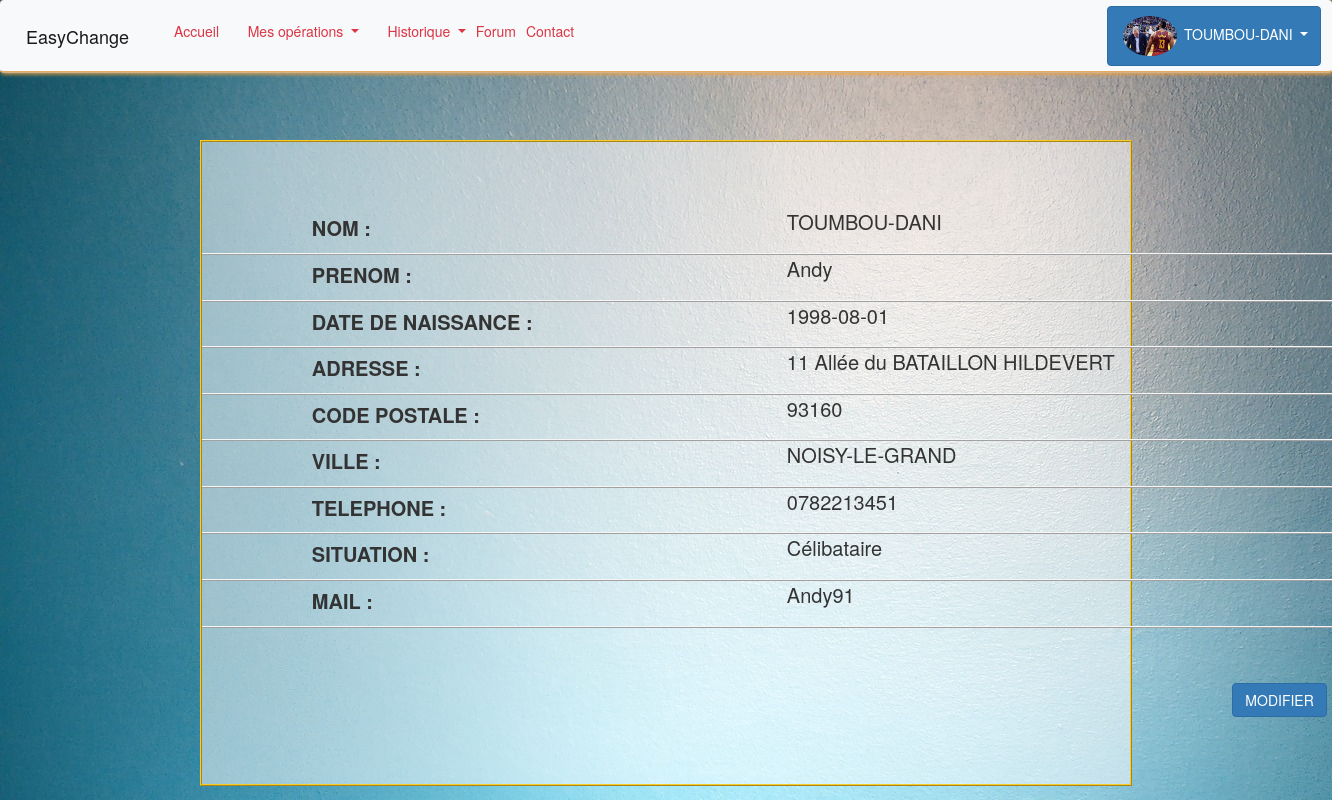
The app's page /pages/monCompte.php (signed in) with its own data.
### tables this page shows
CREATE TABLE IF NOT EXISTS `users` (
  `idUser` int(11) NOT NULL AUTO_INCREMENT,
  `nom` varchar(40) NOT NULL,
  `prenom` varchar(40) NOT NULL,
  `date_naissance` date NOT NULL,
  `tel` varchar(40) NOT NULL,
  `adresse` varchar(100) NOT NULL,
  `code_postale` varchar(40) NOT NULL,
  `ville` varchar(40) NOT NULL,
  `mail` varchar(40) NOT NULL,
  `password` varchar(255) NOT NULL,
  `justificatif_domicile` varchar(40) NOT NULL,
  `photo` varchar(40) NOT NULL,
  `id_situation` int(11) NOT NULL,
  PRIMARY KEY (`idUser`,`id_situation`),
  KEY `idUser` (`idUser`),
  KEY `fk_users_situation1_idx` (`id_situation`)
);

CREATE TABLE IF NOT EXISTS `situation` (
  `idSituation` int(11) NOT NULL AUTO_INCREMENT,
  `libelle` varchar(50) NOT NULL,
  PRIMARY KEY (`idSituation`)
);

### pages/monCompte.php (the view, shortened to what this page needs)
<!DOCTYPE>
<head>
    <link rel="stylesheet" href="https://stackpath.bootstrapcdn.com/bootstrap/4.3.1/css/bootstrap.min.css">
    <link rel="stylesheet" type="text/css" href="../style/monCompte.css">
</head>
<body>
<headr>
    <?php
        $repRacine = false;
        include("../include/nav.php");
    ?>
<div class="global-compte">
    <div class="container">
    <div class="row">
        <div class="col-lg-offset-1 col-lg-5">
            <p>NOM : </p>
        </div>
        <div class="col-lg-5">
                <?php
                    try
                    {
                        $connexion = new PDO('mysql:host=localhost; dbname=dbeasychange; charset=utf8', 'root', '');
                    }
                    catch(Exception $e)
                    {
                        die('Erreur : '. $e->getMessage());
                    }
                    $req = $connexion->prepare('SELECT * FROM users WHERE idUser = :id');
                    $req->execute(
                                    array('id' => $_SESSION['idUser'])
                                );
                   $result = $req->fetch();
                                echo $result['nom'];
                ?>
        </div>
    </div>
    <div class="row">
        <div class="col-lg-offset-1 col-lg-5">
            <p>PRENOM :</p>
        </div>
        <div class="col-lg-5">
            <?php
                    try
                    {
                        $connexion = new PDO('mysql:host=localhost; dbname=dbeasychange; charset=utf8', 'root', '');
                    }
                    catch(Exception $e)
                    {
                        die('Erreur : '. $e->getMessage());
                    }
                    $req = $connexion->prepare('SELECT * FROM users WHERE idUser = :id');
                    $req->execute(
                                    array('id' => $_SESSION['idUser'])
                                );
                   $result = $req->fetch();
                                echo $result['prenom'];
                ?>
        </div>
    </div>
    <div class="row">
        <div class="col-lg-offset-1 col-lg-5">
            <p>DATE DE NAISSANCE :</p>
        </div>
        <div class="col-lg-5">
            <?php
                    try
                    {
                        $connexion = new PDO('mysql:host=localhost; dbname=dbeasychange; charset=utf8', 'root', '');
                    }
                    catch(Exception $e)
                    {
                        die('Erreur : '. $e->getMessage());
                    }
                    $req = $connexion->prepare('SELECT * FROM users WHERE idUser = :id');
                    $req->execute(
                                    array('id' => $_SESSION['idUser'])
                                );
                   $result = $req->fetch();
                                echo $result['date_naissance'];
                ?>
        </div>
    </div>
    <div class="row">
        <div class="col-lg-offset-1 col-lg-5">
            <p>ADRESSE :</p>
        </div>
        <div class="col-lg-5">
            <?php
                    try
                    {
                        $connexion = new PDO('mysql:host=localhost; dbname=dbeasychange; charset=utf8', 'root', '');
                    }
                    catch(Exception $e)
                    {
                        die('Erreur : '. $e->getMessage());
                    }
                    $req = $connexion->prepare('SELECT * FROM users WHERE idUser = :id');
                    $req->execute(
                                    array('id' => $_SESSION['idUser'])
                                );
                   $result = $req->fetch();
                                echo $result['adresse'];
                ?>
        </div>
    </div>
    <div class="row">
        <div class="col-lg-offset-1 col-lg-5">
            <p>CODE POSTALE :</p>
        </div>
        <div class="col-lg-5">
            <?php
                    try
                    {
                        $connexion = new PDO('mysql:host=localhost; dbname=dbeasychange; charset=utf8', 'root', '');
                    }
                    catch(Exception $e)
                    {
                        die('Erreur : '. $e->getMessage());
                    }
                    $req = $connexion->prepare('SELECT * FROM users WHERE idUser = :id');
                    $req->execute(
                                    array('id' => $_SESSION['idUser'])
                                );
                   $result = $req->fetch();
                                echo $result['code_postale'];
                ?>
        </div>
    </div>
    <div class="row">
        <div class="col-lg-offset-1 col-lg-5">
            <p>VILLE :</p>
        </div>
        <div class="col-lg-5">
            <?php
                    try
                    {
                        $connexion = new PDO('mysql:host=localhost; dbname=dbeasychange; charset=utf8', 'root', '');
                    }
                    catch(Exception $e)
                    {
                        die('Erreur : '. $e->getMessage());
                    }
                    $req = $connexion->prepare('SELECT * FROM users WHERE idUser = :id');
                    $req->execute(
                                    array('id' => $_SESSION['idUser'])
                                );
                   $result = $req->fetch();
                                echo $result['ville'];
                ?>
        </div>
    </div>
    <div class="row">
        <div class="col-lg-offset-1 col-lg-5">
            <p>TELEPHONE :</p>
        </div>
        <div class="col-lg-5">
            <?php
                    try
                    {
                        $connexion = new PDO('mysql:host=localhost; dbname=dbeasychange; charset=utf8', 'root', '');
                    }
                    catch(Exception $e)
                    {
                        die('Erreur : '. $e->getMessage());
                    }
                    $req = $connexion->prepare('SELECT * FROM users WHERE idUser = :id');
                    $req->execute(
                                    array('id' => $_SESSION['idUser'])
                                );
                   $result = $req->fetch();
                                echo $result['tel'];
                ?>
        </div>
    </div>
    <div class="row">
        <div class="col-lg-offset-1 col-lg-5">
            <p>SITUATION :</p>
        </div>
        <div class="col-lg-5">
            <?php
                    try
                    {
                        $connexion = new PDO('mysql:host=localhost; dbname=dbeasychange; charset=utf8', 'root', '');
                    }
                    catch(Exception $e)
                    {
                        die('Erreur : '. $e->getMessage());
                    }
                    $req = $connexion->prepare('SELECT * FROM users WHERE idUser = :id');
                    $req->execute(
                                    array('id' => $_SESSION['idUser'])
                                );
                   $result = $req->fetch();
                    $req4 = $connexion->prepare('SELECT * FROM situation WHERE idSituation = :idSituation');
                    $req4->execute(
                                    array('idSituation' => $result['id_situation'])
                                );
                    $result4 = $req4->fetch();
                    echo $result4['libelle'];
                ?>
        </div>
    </div>
    <div class="row">
        <div class="col-lg-offset-1 col-lg-5">
            <p>MAIL :</p>
        </div>
        <div class="col-lg-5">
            <?php
                    try
                    {
                        $connexion = new PDO('mysql:host=localhost; dbname=dbeasychange; charset=utf8', 'root', '');
                    }
                    catch(Exception $e)
                    {
                        die('Erreur : '. $e->getMessage());
                    }
                    $req = $connexion->prepare('SELECT * FROM users WHERE idUser = :id');
                    $req->execute(
                                    array('id' => $_SESSION['idUser'])
                                );
                   $result = $req->fetch();
                                echo $result['mail'];
                ?>
        </div>
    </div>
    <a href="inscriptionChange.php"><input type="button" name="modif" class="btn btn-primary" value="MODIFIER"></a>
</div>
</div>
</body>
</html>

### include/nav.php (shortened to what this page needs)
<?php
 try
     {
       $connexion = new PDO('mysql:host=localhost; dbname=dbeasychange; charset=utf8', 'root', '');
     }
         catch(Exception $e)
         {
             die('Erreur : '. $e->getMessage());
         }
         $req = $connexion->prepare('SELECT * FROM users WHERE idUser = :id');
         if(isset($_SESSION['idUser'])){
         $req->execute(
                         array('id' => $_SESSION['idUser'])
                     );
         $result = $req->fetch();
              $page = " ";
if($page=="Accueil"){$AccueilIsActive = 'class="active"';}else{ $AccueilIsActive=""; }
if($page=="Forum"){$ForumIsActive = 'class="active"';}else{ $ForumIsActive=""; }
if($page=="Contact"){$ContactIsActive = 'class="active"';}else{ $ContactIsActive=""; }
?>
<!DOCTYPE HTML>
<html>
<head>
      <link rel="stylesheet" href="https://maxcdn.bootstrapcdn.com/bootstrap/3.4.0/css/bootstrap.min.css">
     <link  rel="stylesheet" type="text/css" href="../style/nav.css">
</head>
<body>
<nav class="navbar navbar-expand-lg navbar-light bg-light" style="border-bottom: 2px rgba(252, 164, 55, 0.5) ridge; box-shadow: 1px 1px 4px #FCA437;">
  <a class="navbar-brand" href="#">EasyChange</a>
  <div class="collapse navbar-collapse" id="navbarNavDropdown">
    <ul class="navbar-nav">
      <li <?php echo $AccueilIsActive; ?> class="nav-item">
        <a class="nav-link" href="<?php if( $repRacine == true){?> index.php <?php } else{  ?> ../index.php <?php } ?>">Accueil</a>
      </li>
      <?php
        if(isset($_SESSION['nom']))
        {
        ?>
      <li <?php  ?> class="nav-item dropdown">
        <a class="nav-link dropdown-toggle" id="navbarDropdownMenuLink" data-toggle="dropdown" aria-haspopup="true" aria-expanded="false" href="<?php if($repRacine == true) {?> <?php} else{  ?><?php } ?>">
          Mes opérations
        </a>
      </li>
      <li <?php  ?> class="nav-item dropdown">
        <a class="nav-link dropdown-toggle" href="<?php if($repRacine == true) {?> <?php} else{  ?><?php } ?>" id="navbarDropdownMenuLink" data-toggle="dropdown" aria-haspopup="true" aria-expanded="false">
          Historique
        </a>
      </li>
        <?php
           }
         ?>
      <li <?php echo $ForumIsActive; ?> class="nav-item">
        <a class="nav-link" href="<?php if($repRacine == true) { ?> pages/forum.php <?php } else{  ?> forum.php <?php } ?>">Forum</a>
      </li>
      <li <?php echo $ContactIsActive; ?> class="nav-item">
        <a class="nav-link" href="<?php if($repRacine == true) { ?> pages/contact.php <?php } else{  ?> contact.php <?php } ?>">Contact</a>
      </li>
    </ul>
      <ul class="nav navbar-nav navbar-right">
        <div class="btn-group">
          <button type="button" class="btn btn-primary dropdown-toggle" data-toggle="dropdown" aria-haspopup="true" aria-expanded="false">
           <?php  if( $repRacine == true){?> <img style="border-radius: 100%; width: 60px; padding: 3px;" src="uploads/<?php echo $result['photo']; ?>">  <?php } else{  ?> <img style="border-radius: 100%; width: 60px; padding: 3px;" src="../uploads/<?php echo $result['photo']; ?>">  <?php } }?>
               <?php if(isset($_SESSION['nom'])) {echo $_SESSION['nom'];} ?>
          </button>
        </div>
      </ul>
  </div>
</nav>
</body>
</html>

### style/monCompte.css (style rules this page uses)
body { background-image: url(../imgs/wall-2093277_1920.jpg); }
.global-compte { background-color: rgba(255, 255, 255, 0.5); border: 2px ridge #FACB28; margin-right: 15%; margin-left: 15%; padding-top: 5%; margin-top: 5%; padding-bottom: 5%; }
.global-compte .row { border-bottom: 2px ridge whitesmoke; }
.global-compte .container .row p { font-size: 20px; font-weight: bold; color: ; margin-top: 6px; }
.global-compte .container input { float: right; margin-top: 5%; }
.global-compte .col-lg-5 { font-size: 20px; }

### style/nav.css (style rules this page uses)
.navbar { border-bottom: 2px #FCA437 ridge; box-shadow: 2px 2px 4px black; }
.navbar-light .navbar-nav .nav-link { color: #dc3545; }
.navbar .dropdown { margin-left: 5%; }

### records on screen
users: photo (picture), nom "TOUMBOU-DANI", prenom "Andy", date_naissance "1998-08-01", adresse "11 Allée du BATAILLON HILDEVERT", code_postale "93160", ville "NOISY-LE-GRAND", tel "0782213451", mail "Andy91"
situation: libelle "Célibataire"

### other values on screen
$_SESSION['nom'] "TOUMBOU-DANI"
